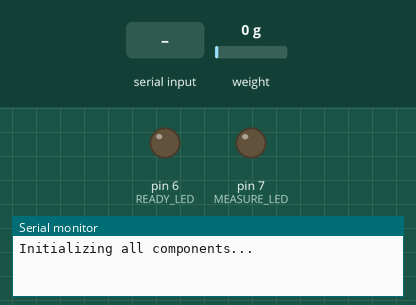
Recording of a sketch running on a simulated Arduino Uno, built with avr-gcc and run on an emulated ATmega328P. Parts: output pins drawn as LEDs (lit = HIGH), the last lines printed to the serial monitor. The inputs (shaded band) are chosen by the test bench; at power-on: weight on the scale 0 g.

Above: at 0.01 s.
At 1.2 s:
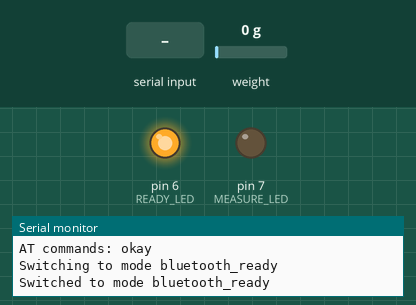
1.3 s: "bluetooth_ready" received over the second serial link
At 3.5 s:
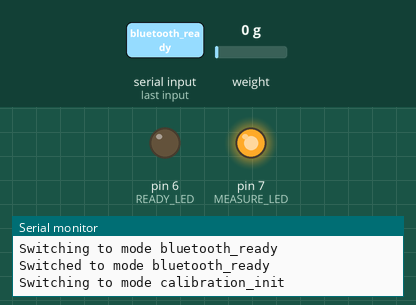
3.8 s: "calibration_init" received over the second serial link
Timing chart, 0 to 9.1 s (numbered marks = the images above; inputs shaded):
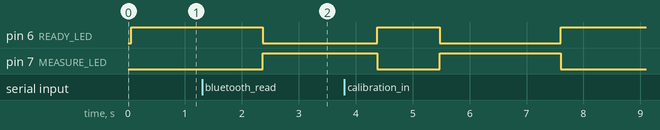

The sketch:

SoilBright.ino
```cpp
//-----------------------------------------------------------------------------------------------------
// Global area
//-----------------------------------------------------------------------------------------------------
// Sensor pins
#include <SoftwareSerial.h>
#include "HX711.h"

// const globals
const int READY_LED = 6;
const int MEASURE_LED = 7;
const int NO_MOISTURE = 620;
const int FULL_MOISTURE = 230;
const int CALIBRATION_MEASUREMENTS_MAX = 20;
SoftwareSerial Bluetooth(11, 10); //RX, TX
HX711 cell(3, 2);

// variable globals
float weight_of_object = 0.0;
String mode = "init";

// weight sensor calibration
float calibration_value = 0.0;
int calibration_count = 0;
float recorded_values = 0.0;
bool calibration_init = true;
float divisor_values = 0.0;

//-----------------------------------------------------------------------------------------------------
// Setup area
//-----------------------------------------------------------------------------------------------------
void setup() {
  // Start serial, components
  Serial.begin(9600);
  Serial.println("Initializing all components...");
  setup_leds();
  setup_bluetooth();
  // soil moisture & weight sensor need no init
  // at end of init, light up ready led
  change_mode("bluetooth_ready"); // CHANGE MEEEEEEEEEEEEEEEEEEEEE
  Serial.println("Switched to mode " + mode);
}

void setup_leds() {
  //initialize LEDs
  pinMode(READY_LED, OUTPUT);
  pinMode(MEASURE_LED, OUTPUT);
}

void setup_bluetooth() {
  // initialize bluetooth
  Bluetooth.begin(9600); // baud
  while (!Serial);
  Serial.println("AT commands: okay ");
}

//-----------------------------------------------------------------------------------------------------
// Loop area
//-----------------------------------------------------------------------------------------------------
void loop() {
  // put your main code here, to run repeatedly:
  if (mode == "bluetooth_ready") {
    digitalWrite(READY_LED, HIGH);
    digitalWrite(MEASURE_LED, LOW);
    bool retval = waiting_iphone("bluetooth_ready");
    if (retval == true) {
      change_mode("calibration_init");
      send_message_iphone("connected");
      calibration_init = true;
    }
  }
  else if (mode == "calibration_init") {
    digitalWrite(READY_LED, LOW);
    digitalWrite(MEASURE_LED, HIGH);
    set_calibration();
    if (calibration_init == false){
      change_mode("calibration_ready");
    }
  }
  else if (mode == "calibration_ready") {
    digitalWrite(READY_LED, HIGH);
    digitalWrite(MEASURE_LED, LOW);
    String calibration_value_string = await_message_iphone();
    if (calibration_value_string == "reset" or calibration_value_string == "bluetooth_ready") {
      mode = "reset";
    }
    else if (calibration_value_string != "") {
      calibration_value = calibration_value_string.toFloat();
      change_mode("calibrating");
      calibration_count = 0;
    }
  }
  else if (mode == "calibrating") {
    digitalWrite(READY_LED, LOW);
    digitalWrite(MEASURE_LED, HIGH);
    bool complete = set_calibration_val();
    if (complete == true) {
      Serial.println((cell.read() - recorded_values) * divisor_values );
      send_message_iphone("ready_for_weight");
      change_mode("weight_ready");
      digitalWrite(MEASURE_LED, LOW);
      digitalWrite(READY_LED, HIGH);
    }
  }
  else if (mode == "weight_ready") {
    digitalWrite(READY_LED, HIGH);
    digitalWrite(MEASURE_LED, LOW);
    bool retval = waiting_iphone("weight_ready");
    if (retval == true) {
      change_mode("weighing");
      calibration_count = 0;
    }
  }
  else if (mode == "weighing") {
    digitalWrite(READY_LED, LOW);
    digitalWrite(MEASURE_LED, HIGH);
    bool weighed = false;
    weighed = weigh_item();
    if (weighed == true) {
      send_message_iphone(String(weight_of_object));
      change_mode("moisture_ready");
    }
  }
  else if (mode == "moisture_ready") {
    digitalWrite(READY_LED, HIGH);
    digitalWrite(MEASURE_LED, LOW);
    bool retval = waiting_iphone("moisture_ready");
    if (retval == true) {
      change_mode("moisture_measuring");
    }
  }
  else if (mode == "moisture_measuring") {
    digitalWrite(READY_LED, LOW);
    digitalWrite(MEASURE_LED, HIGH);
    int moisture = measure_moisture();
    send_message_iphone(String(moisture));
    Serial.println("Completed sensor cycle. Resetting to bluetooth_ready.");
    change_mode("bluetooth_ready");
  }
  else if (mode == "reset") {
    Serial.println("Received reset signal. Resetting to bluetooth_ready.");
    weight_of_object = 0.0;
    // reset values
    calibration_value = 0.0;
    calibration_count = 0;
    recorded_values = 0.0;
    calibration_init = true;
    divisor_values = 0.0;
    change_mode("bluetooth_ready");
  }
  else{
    Serial.println("Received unknown signal. Resetting to bluetooth_ready.");
    change_mode("bluetooth_ready");
  }
}

// calibrates the weight sensor offset for the current run
void set_calibration() {
  if (calibration_count < CALIBRATION_MEASUREMENTS_MAX) {
    recorded_values = recorded_values + cell.read();
  }
  if (calibration_count == CALIBRATION_MEASUREMENTS_MAX) {
    recorded_values =  recorded_values / (CALIBRATION_MEASUREMENTS_MAX * 1.0);
    calibration_init = false;
    Serial.println("Calibration offset: " + String(recorded_values));
  }
  calibration_count ++;
}

// calibrates the weight sensor divisor for the current run
bool set_calibration_val(){
  bool retval = false;
  if (calibration_count < CALIBRATION_MEASUREMENTS_MAX)
  {
    divisor_values += cell.read();
  }
  else if (calibration_count == CALIBRATION_MEASUREMENTS_MAX)
  {
    divisor_values = (divisor_values / (CALIBRATION_MEASUREMENTS_MAX * 1.0)) - recorded_values;
    divisor_values = calibration_value / divisor_values;
    Serial.println("Calibration multiplier: " + String(divisor_values));
    retval = true;
  }
  calibration_count++;
  return retval;
}

// weighs the item on the scale
bool weigh_item(){
  bool retval = false;
  if (calibration_count < CALIBRATION_MEASUREMENTS_MAX)
  {
    weight_of_object += (cell.read() - recorded_values) * divisor_values;
  }
  else if (calibration_count == CALIBRATION_MEASUREMENTS_MAX)
  {
    weight_of_object = (weight_of_object / (CALIBRATION_MEASUREMENTS_MAX * 1.0));
    retval = true;
    Serial.println("Object weight: " + String(weight_of_object));
  }
  calibration_count++;
  return retval;
}

// measures the moisture of the soil
int measure_moisture(){
  int soil_moist_val = analogRead(A0);
  int soil_moist_percent = map(soil_moist_val, NO_MOISTURE, FULL_MOISTURE, 0, 100);
  Serial.println("Soil moisture: " + soil_moist_percent);
  return soil_moist_percent;
}

// waits for the iphone to send back an expected message
bool waiting_iphone(String expected) {

  bool retval = false;
  String message = await_message_iphone();
  if (message == "reset") {
      change_mode("reset");
  }
  else{
    retval = meets_message_expectations(message, expected);
  }
  return retval;
}

// Waits to receieve a message from the iPhone in terms of
String await_message_iphone() {
  String retval = "";
  delay(100);
  if(Bluetooth.available()){
    retval = Bluetooth.readString();
  }
  return retval;
}

// Send message to the iPhone
void send_message_iphone(String message) {
  for (int i = 0; i < message.length(); i++)
  {
    Bluetooth.write(message[i]);   // Push each char 1 by 1 on each loop pass
  }
}

// Validates that the message received is the one expected by the iPhone
bool meets_message_expectations(String message_received, String message_expected) {
  bool meets_expectations = false;
  if (message_received == message_expected) {
    meets_expectations = true;
  }
  return meets_expectations;
}

// Changes the loop mode
void change_mode(String new_mode){
  Serial.println("Switching to mode " + new_mode);
  mode = new_mode;
}
```

Measured:
- after the input at 1.3 s, pin 6 (READY_LED): HIGH → LOW after 1.1 s; pin 7 (MEASURE_LED): LOW → HIGH after 1.1 s
